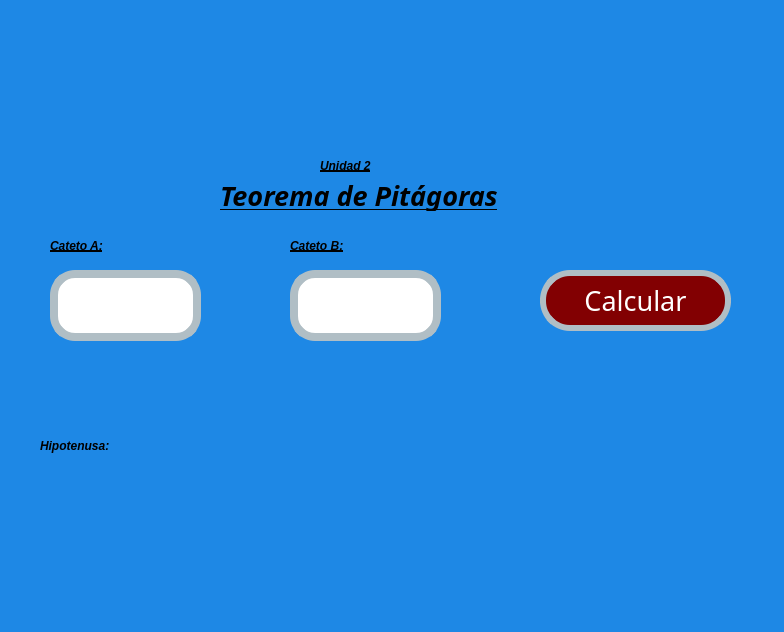
<?xml version="1.0" encoding="UTF-8"?>
<ui version="4.0">
 <class>MainWindow</class>
 <widget class="QMainWindow" name="MainWindow">
  <property name="geometry">
   <rect>
    <x>0</x>
    <y>0</y>
    <width>784</width>
    <height>632</height>
   </rect>
  </property>
  <property name="font">
   <font>
    <pointsize>1</pointsize>
   </font>
  </property>
  <property name="windowTitle">
   <string>MainWindow</string>
  </property>
  <property name="styleSheet">
   <string notr="true">background-color: #1E88E5 </string>
  </property>
  <widget class="QWidget" name="centralwidget">
   <widget class="QLabel" name="lbl_imagenUat">
    <property name="geometry">
     <rect>
      <x>10</x>
      <y>0</y>
      <width>331</width>
      <height>121</height>
     </rect>
    </property>
    <property name="styleSheet">
     <string notr="true"/>
    </property>
    <property name="text">
     <string/>
    </property>
    <property name="pixmap">
     <pixmap resource="../../Archivos/Recursos.qrc">:/Logos/log_uat_nuevo.png</pixmap>
    </property>
    <property name="scaledContents">
     <bool>true</bool>
    </property>
   </widget>
   <widget class="QLabel" name="lbl_imagenFi">
    <property name="geometry">
     <rect>
      <x>570</x>
      <y>0</y>
      <width>211</width>
      <height>141</height>
     </rect>
    </property>
    <property name="styleSheet">
     <string notr="true"/>
    </property>
    <property name="text">
     <string/>
    </property>
    <property name="pixmap">
     <pixmap resource="../../Archivos/Recursos.qrc">:/Logos/FIT_logo_vertical.png</pixmap>
    </property>
    <property name="scaledContents">
     <bool>true</bool>
    </property>
   </widget>
   <widget class="QLabel" name="lbl_imagenGatos">
    <property name="geometry">
     <rect>
      <x>470</x>
      <y>420</y>
      <width>311</width>
      <height>171</height>
     </rect>
    </property>
    <property name="styleSheet">
     <string notr="true"/>
    </property>
    <property name="text">
     <string/>
    </property>
    <property name="pixmap">
     <pixmap resource="../../Archivos/Recursos.qrc">:/Images/Gatos.png</pixmap>
    </property>
    <property name="scaledContents">
     <bool>true</bool>
    </property>
   </widget>
   <widget class="QLabel" name="lbl_Cateto_a">
    <property name="geometry">
     <rect>
      <x>50</x>
      <y>230</y>
      <width>201</width>
      <height>31</height>
     </rect>
    </property>
    <property name="styleSheet">
     <string notr="true">text-decoration: underline;
font: 20pt &quot;Forte&quot;;
color:rgb(0, 0, 0);
border-radius: 10px;
font-weight: bold;
font-style: italic;</string>
    </property>
    <property name="text">
     <string>Cateto A:</string>
    </property>
   </widget>
   <widget class="QLabel" name="lbl_Hipotenusa">
    <property name="geometry">
     <rect>
      <x>40</x>
      <y>430</y>
      <width>321</width>
      <height>31</height>
     </rect>
    </property>
    <property name="styleSheet">
     <string notr="true">font: 75 20pt &quot;Forte&quot;;
                   color: black;
                   border-radius: 10px;
                   font-weight: bold;
                   font-style: italic;</string>
    </property>
    <property name="text">
     <string>Hipotenusa: </string>
    </property>
   </widget>
   <widget class="QLineEdit" name="txt_Valor">
    <property name="geometry">
     <rect>
      <x>50</x>
      <y>270</y>
      <width>151</width>
      <height>71</height>
     </rect>
    </property>
    <property name="contextMenuPolicy">
     <enum>Qt::PreventContextMenu</enum>
    </property>
    <property name="whatsThis">
     <string/>
    </property>
    <property name="styleSheet">
     <string notr="true">background-color:rgb(255, 255, 255);
color:rgb(0, 0, 0);
border-radius:25px;
border:8px solid #B0BEC5;
font: 75 16pt &quot;MS Shell Dlg 2&quot;;
</string>
    </property>
    <property name="text">
     <string/>
    </property>
    <property name="maxLength">
     <number>32774</number>
    </property>
    <property name="cursorPosition">
     <number>0</number>
    </property>
    <property name="dragEnabled">
     <bool>false</bool>
    </property>
    <property name="readOnly">
     <bool>false</bool>
    </property>
    <property name="clearButtonEnabled">
     <bool>false</bool>
    </property>
   </widget>
   <widget class="QLabel" name="lbl_titulo">
    <property name="geometry">
     <rect>
      <x>220</x>
      <y>180</y>
      <width>511</width>
      <height>31</height>
     </rect>
    </property>
    <property name="font">
     <font>
      <family>Forte</family>
      <pointsize>20</pointsize>
      <weight>75</weight>
      <italic>true</italic>
      <bold>true</bold>
      <underline>true</underline>
     </font>
    </property>
    <property name="styleSheet">
     <string notr="true">text-decoration: underline;
font: 20pt &quot;Forte&quot;;
color:rgb(0, 0, 0);
border-radius: 10px;
font-weight: bold;
font-style: italic;</string>
    </property>
    <property name="text">
     <string>Teorema de Pitágoras</string>
    </property>
   </widget>
   <widget class="QLabel" name="lbl_Unidad2">
    <property name="geometry">
     <rect>
      <x>320</x>
      <y>150</y>
      <width>141</width>
      <height>31</height>
     </rect>
    </property>
    <property name="styleSheet">
     <string notr="true">text-decoration: underline;
font: 20pt &quot;Forte&quot;;
color:rgb(0, 0, 0);
border-radius: 10px;
font-weight: bold;
font-style: italic;</string>
    </property>
    <property name="text">
     <string>Unidad 2</string>
    </property>
   </widget>
   <widget class="QLineEdit" name="txt_Valor_2">
    <property name="geometry">
     <rect>
      <x>290</x>
      <y>270</y>
      <width>151</width>
      <height>71</height>
     </rect>
    </property>
    <property name="contextMenuPolicy">
     <enum>Qt::PreventContextMenu</enum>
    </property>
    <property name="whatsThis">
     <string/>
    </property>
    <property name="styleSheet">
     <string notr="true">background-color:rgb(255, 255, 255);
color:rgb(0, 0, 0);
border-radius:25px;
border:8px solid #B0BEC5;
font: 75 16pt &quot;MS Shell Dlg 2&quot;;
</string>
    </property>
    <property name="text">
     <string/>
    </property>
    <property name="maxLength">
     <number>32774</number>
    </property>
    <property name="cursorPosition">
     <number>0</number>
    </property>
    <property name="dragEnabled">
     <bool>false</bool>
    </property>
    <property name="readOnly">
     <bool>false</bool>
    </property>
    <property name="clearButtonEnabled">
     <bool>false</bool>
    </property>
   </widget>
   <widget class="QLabel" name="lbl_Cateto_B">
    <property name="geometry">
     <rect>
      <x>290</x>
      <y>230</y>
      <width>201</width>
      <height>31</height>
     </rect>
    </property>
    <property name="styleSheet">
     <string notr="true">text-decoration: underline;
font: 20pt &quot;Forte&quot;;
color:rgb(0, 0, 0);
border-radius: 10px;
font-weight: bold;
font-style: italic;</string>
    </property>
    <property name="text">
     <string>Cateto B:</string>
    </property>
   </widget>
   <widget class="QPushButton" name="btn_Calcular">
    <property name="geometry">
     <rect>
      <x>540</x>
      <y>270</y>
      <width>191</width>
      <height>61</height>
     </rect>
    </property>
    <property name="font">
     <font>
      <family>Forte</family>
      <pointsize>20</pointsize>
      <weight>50</weight>
      <italic>false</italic>
      <bold>false</bold>
     </font>
    </property>
    <property name="styleSheet">
     <string notr="true">font: 20pt &quot;Forte&quot;;
background-color: rgb(130, 0, 2);
color: rgb(255, 255, 255);
border-radius:30px;
border:6px solid #B0BEC5;</string>
    </property>
    <property name="text">
     <string>Calcular</string>
    </property>
   </widget>
  </widget>
  <widget class="QMenuBar" name="menubar">
   <property name="geometry">
    <rect>
     <x>0</x>
     <y>0</y>
     <width>784</width>
     <height>26</height>
    </rect>
   </property>
  </widget>
  <widget class="QStatusBar" name="statusbar"/>
 </widget>
 <resources>
  <include location="../../Archivos/Recursos.qrc"/>
  <include location="../Recursos.qrc"/>
 </resources>
 <connections/>
</ui>
